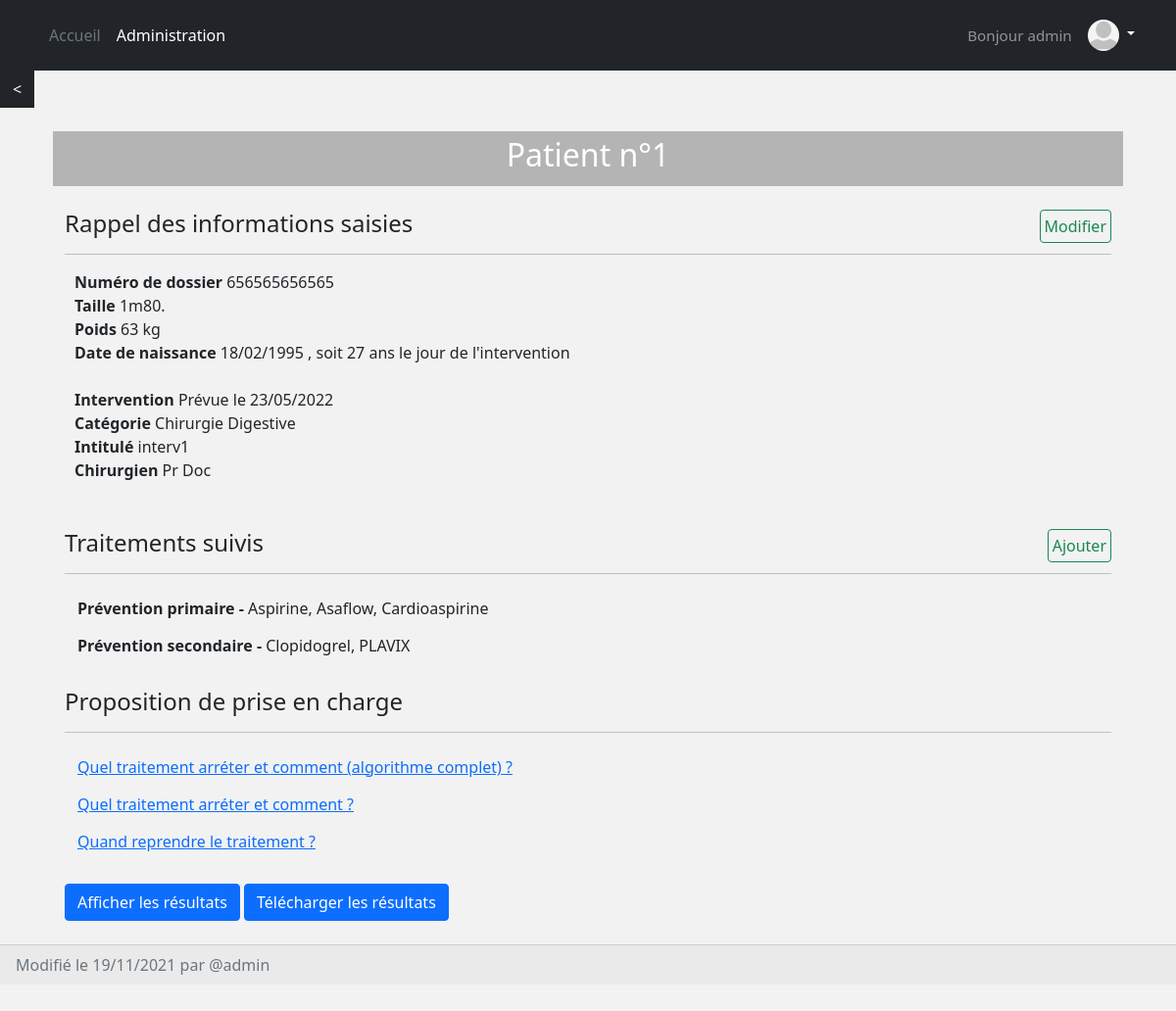
/patient/patient-1/ (signed in), run on an earlier commit of the app's database.
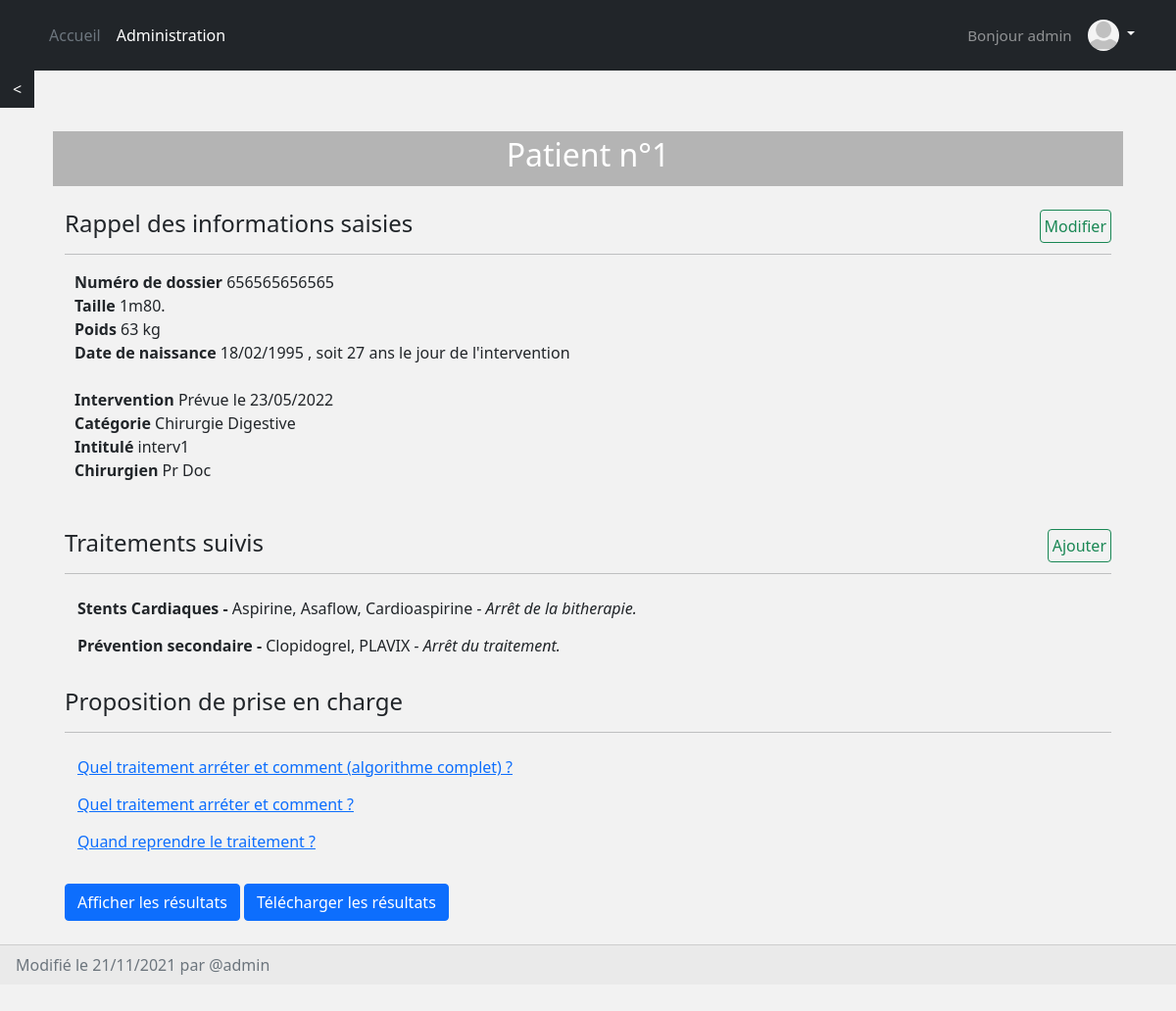
And on a later commit of the database.
### patient/models.py (models this page shows, shortened)
class Patient(models.Model):
    hosp_num = models.CharField("n°dossier", max_length=12, default="", validators=[
        RegexValidator(regex='^.{12}$', message='Length has to be 12'),
        RegexValidator(regex='^[0-9]*$', message='Only digits accepted')])
    firstname = models.CharField('prénom', max_length=200, default="")
    lastname = models.CharField('nom', max_length=200, default="")
    height = models.IntegerField('taille')
    weight = models.IntegerField('poids')
    ddn = models.DateField('Date de naissance')
    ddi = models.DateField("Date de l'intervention", null=True, blank=True)
    intervention = models.CharField('intervention', max_length=200, default="", blank=True)
    chirurgien = models.CharField('chirurgien', max_length=200, default="", blank=True)
    chirurgie = models.CharField("Discipline de l'intervention", max_length=40, choices=to_choice(CHIR_CHOICES), blank=True)
    bleeding_risk = models.CharField("Risque hémorragique de la chirurgie", max_length=100, choices=to_choice(BLEEDRISK_CHOICES), blank=True)
    consultant = models.CharField('Medecin qui fait la consultation', max_length=200, default="", blank=True)
    ddconsult = models.DateField("Date de la consultation", auto_now_add=True, blank=True)
    traitements = models.JSONField(default=dict, blank=True)
    algo = models.CharField("Algorithme suivi", max_length=40, choices=to_choice(ALGO_CHOICES), blank=True)
    algo_result = models.CharField('Résultat', max_length=400, default="", blank=True)
    algo_complete_results = models.JSONField(default=dict)
    schema_therap = models.CharField("Schéma thérapeutique donné au patient", max_length=40, default="Date exacte",
                                     choices=to_choice(["Date exacte", "Terminologie 'dernière prise à J-xx'", "Pas d'arrêt du traitement"]))
    aptt = models.IntegerField('APTT', null=True, blank=True)
    pt = models.IntegerField('PT', null=True, blank=True)
    inr = models.IntegerField('INR', null=True, blank=True)
    hemoglobine = models.IntegerField('Hémoglobine', null=True, blank=True)
    plaquette = models.IntegerField('Plaquettes', null=True, blank=True)
    dfg = models.IntegerField('DFG', null=True, blank=True)
    vol_sang = models.IntegerField('Volume de saignement peropératoire', null=True, blank=True)
    coag = models.CharField("Qualité de la coagulation selon le chirurgien", max_length=2, default='-5',
                            choices=to_choice(['-' + str(i) for i in range(6)] + ['+' + str(i) for i in range(5, -1, -1)]))
    incl_num = models.AutoField(primary_key=True)
    date_published = models.DateTimeField(auto_now_add=True, verbose_name="date published")
    date_updated = models.DateTimeField(auto_now=True, verbose_name="date updated")
    author = models.ForeignKey(settings.AUTH_USER_MODEL, on_delete=models.CASCADE)
    slug = models.SlugField(blank=True, unique=True)
    pathologie = models.CharField("Pathologie justifiant le traitement", max_length=40, choices=to_choice(PATH_CHOICES), blank=True)
    traitement1 = models.CharField("Premier traitement", max_length=40, choices=to_choice(TRAIT_CHOICES), blank=True)
    traitement2 = models.CharField("Deuxième traitement", max_length=40, choices=to_choice(TRAIT_CHOICES), blank=True)
    date_derniere_prise_th1 = models.DateField('Date de dernière prise théorique (premier traitement)', null=True, blank=True)
    date_derniere_prise1 = models.DateField('Date de dernière prise pratique (premier traitement)', null=True, blank=True)
    inobservance1 = models.CharField("Inobservance (premier traitement)", max_length=40, default="Pas d'inobservance",
                                     choices=to_choice(["Pas d'inobservance", "Oubli", "Incompréhension", "Contre-ordre médical"]))
    date_derniere_prise_th2 = models.DateField('Date de dernière prise théorique (deuxième traitement)', null=True, blank=True)
    date_derniere_prise2 = models.DateField('Date de dernière prise pratique (deuxième traitement)', null=True, blank=True)
    inobservance2 = models.CharField("Inobservance (deuxième traitement)", max_length=40, default="Pas d'inobservance",
                                     choices=to_choice(["Pas d'inobservance", "Oubli", "Incompréhension", "Contre-ordre médical"]))
    def get_age_at_intervention(self):
        return ((self.ddi - self.ddn) / 365).days
    def get_height(self):
        hm = int(self.height / 100)
        return "{0}m{1}".format(hm, int(self.height - hm * 100))

### account/models.py (models this page shows, shortened)
class Account(AbstractBaseUser):
    username = models.CharField(max_length=30, unique=True)
    email = models.EmailField(verbose_name="email", max_length=60, unique=True)
    profile_picture = models.ImageField(upload_to=upload_location, blank=True, null=True)
    date_joined = models.DateTimeField(verbose_name='date joined', auto_now_add=True)
    last_login = models.DateTimeField(verbose_name='last login', auto_now=True)
    is_admin = models.BooleanField(default=False)
    is_active = models.BooleanField(default=True)
    is_staff = models.BooleanField(default=False)
    is_superuser = models.BooleanField(default=False)
    USERNAME_FIELD = 'username'
    REQUIRED_FIELDS = ['email']
    objects = MyAccountManager()
    def profile_picture_is_valid(self):
        return self.profile_picture and os.path.isfile(os.path.join(MEDIA_ROOT, self.profile_picture.name))
    def __str__(self):
        return self.username

### patient/views.py (the view)
# urls.py: path('<slug>/', detail_patient_view, name="detail"),
@login_required(login_url='login')
def detail_patient_view(request, slug):
    patient = get_object_or_404(Patient, slug=slug)
    context = {}
    context['patient'] = patient
    return render(request, 'patient/detail_patient.html', context)

### patient/templates/patient/detail_patient.html (shortened to what this page needs)
{% extends 'base.html' %}
{% load bootstrap %}
{% load static %}
{% block content %}
<a href="{% url 'patient:patients' 'all' %}" style="border-radius: 0;" class="btn btn-dark"><</a>
<br><br>
<div class="container px-4">
  <div class="title">
    <h2 align="center"> Patient n°{{patient.incl_num}} </h2>
  </div>
  <br>
  <div class="info container">
    <a href="{% url 'patient:edit' patient.slug %}" style="float: right;padding: 4px;" class="btn btn-outline-success">Modifier</a>
    <h4> Rappel des informations saisies </h4>
    <hr>
    <div style="padding-left: 10px;">
      <strong>Numéro de dossier</strong><a> {{patient.hosp_num}} </a><br>
      <strong>Taille</strong> <a>{{patient.get_height}}. </a><br>
      <strong>Poids</strong> <a>{{patient.weight}} kg </a><br>
      <strong>Date de naissance </strong> <a>{{patient.ddn | date:'d/m/Y'}} {% if patient.ddi %}, soit {{patient.get_age_at_intervention}} ans le jour de l'intervention {% endif %} </a><br><br>
      <strong> Intervention </strong>
      {% if patient.ddi %}
        <a>Prévue le {{patient.ddi | date:'d/m/Y'}} </a>
      {% endif %}<br>
      {% if patient.chirurgie %}
        <strong>Catégorie </strong> <a>{{patient.chirurgie}}</a><br>
      {% endif %}
      {% if patient.intervention %}
        <strong>Intitulé </strong> <a>{{patient.intervention}}</a><br>
      {% endif %}
      {% if patient.chirurgien %}
        <strong>Chirurgien </strong> <a>{{patient.chirurgien}}</a><br>
      {% endif %}
    </div>
    <br><br>
    <a href="{% url 'patient:addtrt' patient.slug %}" style="float: right; padding: 4px;" class="btn btn-outline-success">Ajouter</a>
    <h4> Traitements suivis </h4>
    <hr>
    {% if patient.traitements %}
      {% for idtrt, values in patient.traitements.items %}
        <a class='btn' href="{% url 'patient:edittrt' patient.slug idtrt %}"> <strong>{{values.pathologie}} - </strong>{{values.traitement}}{% if values.conclusion %}<i> - {{values.conclusion}}</i>{% endif %} </a><br>
      {% endfor %}
    {% else %}
      <p> Aucun traitement. </p>
    {% endif %}
    <br>
    <h4> Proposition de prise en charge </h4>
    <hr>
    <a class='btn btn-link' href="{% url 'algorithm:algo' patient.slug 'from_scratch' %}"> Quel traitement arréter et comment (algorithme complet) ? </a>
    <br>
    <a class='btn btn-link' href="{% url 'algorithm:algo' patient.slug 'classic' %}"> Quel traitement arréter et comment ? </a>
    <br>
    <a class='btn btn-link'  href="{% url 'patient:postop' patient.slug %}">Quand reprendre le traitement ?</a>
    <br><br>
    <a class='btn btn-primary' href="{% url 'personal:pdf' patient.slug 'False' %}"> Afficher les résultats </a>
    <a class='btn btn-primary' href="{% url 'personal:pdf' patient.slug 'True' %}"> Télécharger les résultats </a>
  </div>
</div>
<br>
<div class="card-footer text-muted">
  Modifié le {{patient.date_updated |date:'d/m/Y'}} par @{{patient.author}}
</div>
{% endblock content %}

What changed in the data, as far as the page shows it:
changed Patient "Prévention secondaire": pathologie "Prévention primaire" → "Stents Cardiaques"; conclusion (not shown) → "Arrêt de la bitherapie."; conclusion (not shown) → "Arrêt du traitement."; date_updated "19/11/2021" → "21/11/2021"
